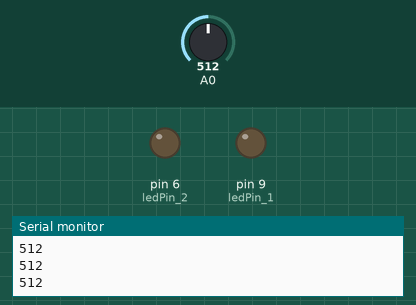
Simulated run of this sketch. Board: Arduino Uno, built with avr-gcc and run on an emulated ATmega328P. On the bench: output pins drawn as LEDs (lit = HIGH), the last lines printed to the serial monitor. Dashed ring = blinking. The inputs (shaded band) are chosen by the test bench; at power-on: A0 = 512.

Above: at 1.2 s.
1.3 s: A0 set to 11
2.8 s: A0 set to 8
At 3.15 s:
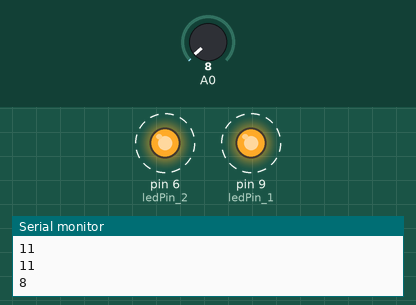
At 5.7 s:
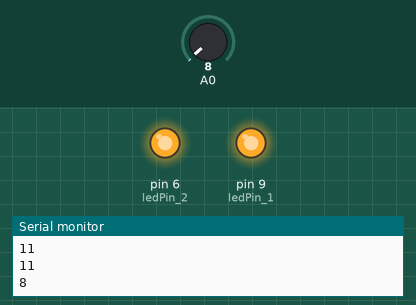
Timing chart, 0 to 7.2 s (numbered marks = the images above; inputs shaded):
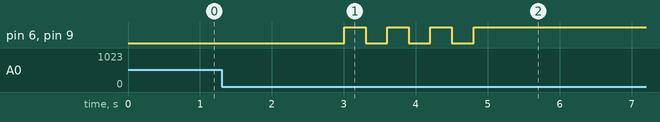

Measured:
- the behaviour switches between 10 and 9 on A0 (found by bisection; images 0 and 1)
- after the input at 2.8 s, pin 6 (ledPin_2), pin 9 (ledPin_1): alternates HIGH for 0.30 s and LOW for 0.30 s, 7 changes in all, then stays HIGH, starting after 0.20 s

The sketch:

activity_4.ino
```cpp
const int ledPin_1 = 9;
const int ledPin_2 = 6;

void setup() {
  // put your setup code here, to run once:
  Serial.begin(9600);
  pinMode(ledPin_1, OUTPUT);
  pinMode(ledPin_2, OUTPUT);
}

void loop() {
  // put your main code here, to run repeatedly:
  int a = analogRead(A0);
  Serial.println(a);

  if(a >= 10){
    digitalWrite(ledPin_1, LOW);
    digitalWrite(ledPin_2, LOW);
    delay(300);
  } else{
    digitalWrite(ledPin_1, HIGH);
    digitalWrite(ledPin_2, HIGH);
    delay(300);
    digitalWrite(ledPin_1, LOW);
    digitalWrite(ledPin_2, LOW);
    delay(300);
    digitalWrite(ledPin_1, HIGH);
    digitalWrite(ledPin_2, HIGH);
    delay(300);
    digitalWrite(ledPin_1, LOW);
    digitalWrite(ledPin_2, LOW);
    delay(300);
    digitalWrite(ledPin_1, HIGH);
    digitalWrite(ledPin_2, HIGH);
    delay(300);
    digitalWrite(ledPin_1, LOW);
    digitalWrite(ledPin_2, LOW);
    delay(300);
    digitalWrite(ledPin_1, HIGH);
    digitalWrite(ledPin_2, HIGH);
    delay(8000);
  }
}
```
